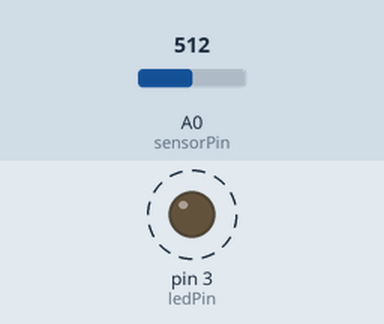
Simulated run of this sketch. Board: Arduino Uno, built with avr-gcc and run on an emulated ATmega328P. Shown: output pins drawn as LEDs (lit = HIGH). Dashed ring = blinking. Inputs (shaded band) come from the test bench; at power-on: A0 (sensorPin) = 512.

Above: at 1.8 s.
1.9 s: A0 (sensorPin) set to 0
At 2.5 s:
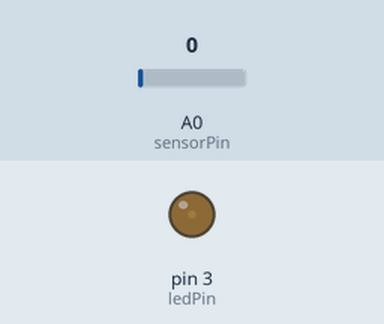
3.6 s: A0 (sensorPin) set to 122
At 3.9 s:
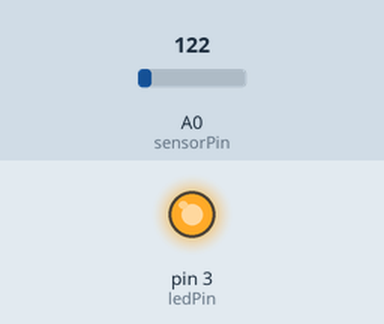
Timing chart, 0 to 13.1 s (numbered marks = the images above; inputs shaded):
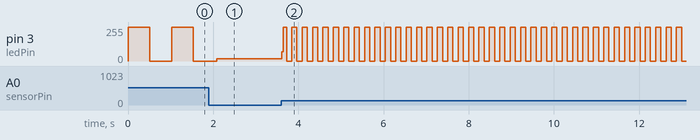

Measured:
- after the input at 3.6 s, pin 3 (ledPin): 18/255 → 70/255 at once, then moves between 0/255 and 255/255, repeating every 0.24 s
- by itself, pin 3 (ledPin): alternates 255/255 for 0.51 s and 0/255 for 0.51 s

The sketch:

lesson_2.ino
```cpp
/*
* ПОТЕНЦИОМЕТР
 *
 * Программа демонстрирует работу аналогового входа.
 * Изменяя положение ручки потенциометра
 * изменяется скорость мигания светодиода.
 * Потенциометры имеют три ножки. Которые мы используем в качестве
 * делитель напряжения, внешние флажки присоединены на +5 Вольт и
 * землю. Средний контакт будет сигнальным (напряжение на нем
 * изменяется от 0 вольт до +5 вольт в зависимости от положения
 * ручки), ее поворот меняет сопротивление
 * в его плечах, что делает мигание быстрее или медленнее!
 *
 *
 * Подключите среднюю ножку на аналоговый порт A0 на плате Arduino.
 * Подключите одну из внешних ножек к +5В.
 * Подключите другую внешнюю ножку к земле.
 *
 * Светодиод
 *
 .
 * подключите свой светодиод к контакту 3,
 *  Выполните следующие действия:
 * Подключите положительную ножку светодиода (длинная нога) к
 * Arduino цифровой порт 3.
 * Подключите минусовую ножку светодиода (короткая нога), к
 * резистору.
 * Подключите другую ножку резистора на землю.

 * В зависимости от считанного значения с сенсора, в данном
 * случае сенсором является потенциометр, подключенный
 * к аналоговому входу А0. Программа включает и выключает светодиод,
 * подключенный к цифровому выводу Arduino - Pin3. Время пребывания
 * светодиода во включенном или выключенном состоянии зависит от
 * значения, полученного при считывании с analogRead(),
 * движка потенциометра.
 *
 *
 *
 *

 */

int sensorPin = 0;    // Объявляем переменную с именем sensorPin,
                      // значением 0 (0 - номер порта, к которому
            // мы подключим среднюю ножку потенциометра.
            // и int - говорит что значение - целое число.

int ledPin = 3;      // Объявляем переменную с именем ledPin, int - целое,
                      // задаем номер порта 3, к которому подключим светодиод
            // теперь в любом месте программы можно использовать
            // имя ledPin, программа поймет, что это порт 3.(присвоили значение к пину 3

int sensorValue = 0;  // Объявляем переменную sensorValue для хранения
                      // значения, поступающего от сенсора, сейчас 0.

void setup() {         // функция setup() выполняется после инициализации
                       // переменных, один раз.
  pinMode(ledPin, OUTPUT);  // инициализируем контакт - pinMode, присваиваем
                            // ему значение ledPin, а это у нас порт 13,
              // и будем его использовать как выход - OUTPUT.
}
void loop() {

  sensorValue = analogRead(sensorPin);// считываем значения с сенсора
                                      // Arduino можете прочитать напряжение
                                      // на аналоговом входе, для этого используется
                                      // встроенная функция под названием analogRead ()

  digitalWrite(ledPin, HIGH);         // выдает в ledPin +5 вольт - HIGH,
                                      // т.е. включает светодиод
  delay(sensorValue);                 // delay - задержка на sensorValue,
                                      // в секунду
  digitalWrite(ledPin, LOW);          // выключает светодиод
  delay(sensorValue);                 // опять задержка на секунду


}
```
